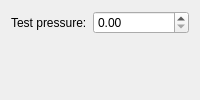
<?xml version="1.0" encoding="UTF-8"?>
<ui version="4.0">
 <class>PressureTest</class>
 <widget class="QWidget" name="PressureTest">
  <layout class="QFormLayout" name="form">
   <item row="0" column="0">
    <widget class="QLabel" name="label">
     <property name="text">
      <string>Test pressure:</string>
     </property>
    </widget>
   </item>
   <item row="0" column="1">
    <widget class="PressureField" name="pressureField"/>
   </item>
  </layout>
 </widget>
 <customwidgets>
  <customwidget>
   <class>PressureField</class>
   <extends>QDoubleSpinBox</extends>
   <header>c11_widgets.h</header>
  </customwidget>
 </customwidgets>
 <resources/>
 <connections/>
</ui>
